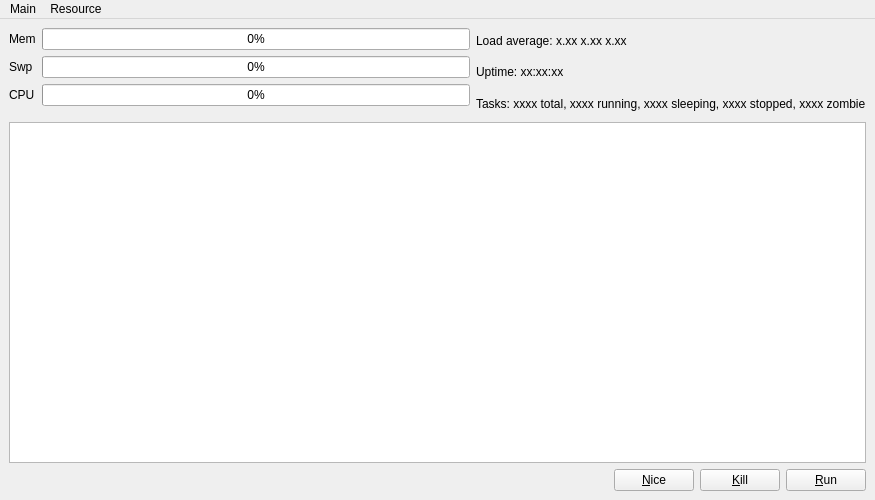
<?xml version="1.0" encoding="UTF-8"?>
<ui version="4.0">
 <class>MainWindow</class>
 <widget class="QMainWindow" name="MainWindow">
  <property name="geometry">
   <rect>
    <x>0</x>
    <y>0</y>
    <width>875</width>
    <height>500</height>
   </rect>
  </property>
  <property name="maximumSize">
   <size>
    <width>875</width>
    <height>500</height>
   </size>
  </property>
  <property name="windowTitle">
   <string>MainWindow</string>
  </property>
  <widget class="QWidget" name="centralwidget">
   <layout class="QGridLayout" name="gridLayout">
    <item row="0" column="3">
     <spacer name="horizontalSpacer_2">
      <property name="orientation">
       <enum>Qt::Horizontal</enum>
      </property>
      <property name="sizeHint" stdset="0">
       <size>
        <width>18</width>
        <height>88</height>
       </size>
      </property>
     </spacer>
    </item>
    <item row="0" column="0">
     <layout class="QFormLayout" name="formLayout_1">
      <item row="0" column="0">
       <widget class="QLabel" name="label">
        <property name="text">
         <string>Mem</string>
        </property>
       </widget>
      </item>
      <item row="0" column="1">
       <widget class="QProgressBar" name="memBar">
        <property name="font">
         <font>
          <underline>false</underline>
         </font>
        </property>
        <property name="value">
         <number>0</number>
        </property>
        <property name="textVisible">
         <bool>true</bool>
        </property>
        <property name="format">
         <string>%p%</string>
        </property>
       </widget>
      </item>
      <item row="1" column="0">
       <widget class="QLabel" name="label_2">
        <property name="text">
         <string>Swp</string>
        </property>
       </widget>
      </item>
      <item row="1" column="1">
       <widget class="QProgressBar" name="swpBar">
        <property name="value">
         <number>0</number>
        </property>
        <property name="textVisible">
         <bool>true</bool>
        </property>
        <property name="format">
         <string>%p%</string>
        </property>
       </widget>
      </item>
      <item row="2" column="0">
       <widget class="QLabel" name="label_3">
        <property name="text">
         <string>CPU</string>
        </property>
       </widget>
      </item>
      <item row="2" column="1">
       <widget class="QProgressBar" name="cpuBar">
        <property name="value">
         <number>0</number>
        </property>
        <property name="textVisible">
         <bool>true</bool>
        </property>
        <property name="format">
         <string>%p%</string>
        </property>
       </widget>
      </item>
     </layout>
    </item>
    <item row="2" column="2">
     <layout class="QHBoxLayout" name="horizontalLayout">
      <item>
       <widget class="QPushButton" name="niceButton">
        <property name="font">
         <font>
          <underline>false</underline>
         </font>
        </property>
        <property name="text">
         <string>&amp;Nice</string>
        </property>
       </widget>
      </item>
      <item>
       <widget class="QPushButton" name="killButton">
        <property name="font">
         <font>
          <underline>false</underline>
         </font>
        </property>
        <property name="text">
         <string>&amp;Kill</string>
        </property>
       </widget>
      </item>
      <item>
       <widget class="QPushButton" name="runButton">
        <property name="text">
         <string>&amp;Run</string>
        </property>
       </widget>
      </item>
     </layout>
    </item>
    <item row="2" column="0" colspan="2">
     <spacer name="horizontalSpacer_1">
      <property name="orientation">
       <enum>Qt::Horizontal</enum>
      </property>
      <property name="sizeHint" stdset="0">
       <size>
        <width>618</width>
        <height>20</height>
       </size>
      </property>
     </spacer>
    </item>
    <item row="1" column="0" colspan="3">
     <widget class="QTableView" name="taskTable">
      <attribute name="horizontalHeaderVisible">
       <bool>true</bool>
      </attribute>
     </widget>
    </item>
    <item row="0" column="1" colspan="2">
     <layout class="QVBoxLayout" name="verticalLayout_1">
      <item>
       <widget class="QLabel" name="loadAverage">
        <property name="font">
         <font>
          <weight>50</weight>
          <bold>false</bold>
         </font>
        </property>
        <property name="text">
         <string>Load average: x.xx x.xx x.xx</string>
        </property>
       </widget>
      </item>
      <item>
       <widget class="QLabel" name="uptime">
        <property name="font">
         <font>
          <weight>50</weight>
          <bold>false</bold>
          <underline>false</underline>
         </font>
        </property>
        <property name="text">
         <string>Uptime: xx:xx:xx</string>
        </property>
       </widget>
      </item>
      <item>
       <widget class="QLabel" name="tasks">
        <property name="font">
         <font>
          <weight>50</weight>
          <bold>false</bold>
         </font>
        </property>
        <property name="text">
         <string>Tasks: xxxx total, xxxx running, xxxx sleeping, xxxx stopped, xxxx zombie</string>
        </property>
       </widget>
      </item>
     </layout>
    </item>
   </layout>
  </widget>
  <widget class="QMenuBar" name="menubar">
   <property name="geometry">
    <rect>
     <x>0</x>
     <y>0</y>
     <width>875</width>
     <height>22</height>
    </rect>
   </property>
   <widget class="QMenu" name="menuMain">
    <property name="title">
     <string>Main</string>
    </property>
    <addaction name="separator"/>
   </widget>
   <widget class="QMenu" name="menuResource">
    <property name="title">
     <string>Resource</string>
    </property>
    <addaction name="separator"/>
   </widget>
   <addaction name="menuMain"/>
   <addaction name="menuResource"/>
  </widget>
 </widget>
 <resources/>
 <connections/>
</ui>
